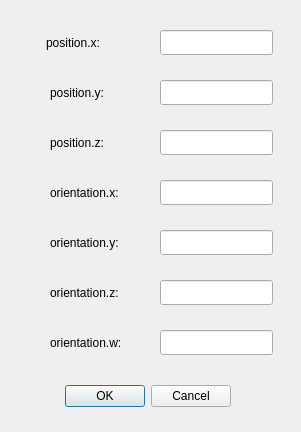
<?xml version="1.0" encoding="UTF-8"?>
<ui version="4.0">
 <class>dialog_pose</class>
 <widget class="QDialog" name="dialog_pose">
  <property name="geometry">
   <rect>
    <x>0</x>
    <y>0</y>
    <width>301</width>
    <height>432</height>
   </rect>
  </property>
  <property name="windowTitle">
   <string>Dialog</string>
  </property>
  <widget class="QDialogButtonBox" name="buttonBox">
   <property name="geometry">
    <rect>
     <x>50</x>
     <y>380</y>
     <width>181</width>
     <height>32</height>
    </rect>
   </property>
   <property name="orientation">
    <enum>Qt::Horizontal</enum>
   </property>
   <property name="standardButtons">
    <set>QDialogButtonBox::Cancel|QDialogButtonBox::Ok</set>
   </property>
  </widget>
  <widget class="QLabel" name="label_4">
   <property name="geometry">
    <rect>
     <x>50</x>
     <y>180</y>
     <width>100</width>
     <height>25</height>
    </rect>
   </property>
   <property name="text">
    <string>orientation.x:</string>
   </property>
  </widget>
  <widget class="QLineEdit" name="lineEdit_5">
   <property name="geometry">
    <rect>
     <x>160</x>
     <y>230</y>
     <width>113</width>
     <height>25</height>
    </rect>
   </property>
  </widget>
  <widget class="QLabel" name="label_2">
   <property name="geometry">
    <rect>
     <x>46</x>
     <y>30</y>
     <width>75</width>
     <height>25</height>
    </rect>
   </property>
   <property name="text">
    <string>position.x:</string>
   </property>
  </widget>
  <widget class="QLineEdit" name="lineEdit_2">
   <property name="geometry">
    <rect>
     <x>160</x>
     <y>80</y>
     <width>113</width>
     <height>25</height>
    </rect>
   </property>
  </widget>
  <widget class="QLabel" name="label_5">
   <property name="geometry">
    <rect>
     <x>50</x>
     <y>230</y>
     <width>100</width>
     <height>25</height>
    </rect>
   </property>
   <property name="text">
    <string>orientation.y:</string>
   </property>
  </widget>
  <widget class="QLabel" name="label_6">
   <property name="geometry">
    <rect>
     <x>50</x>
     <y>130</y>
     <width>75</width>
     <height>25</height>
    </rect>
   </property>
   <property name="text">
    <string>position.z:</string>
   </property>
  </widget>
  <widget class="QLineEdit" name="lineEdit_6">
   <property name="geometry">
    <rect>
     <x>160</x>
     <y>280</y>
     <width>113</width>
     <height>25</height>
    </rect>
   </property>
  </widget>
  <widget class="QLineEdit" name="lineEdit_3">
   <property name="geometry">
    <rect>
     <x>160</x>
     <y>130</y>
     <width>113</width>
     <height>25</height>
    </rect>
   </property>
  </widget>
  <widget class="QLineEdit" name="lineEdit_4">
   <property name="geometry">
    <rect>
     <x>160</x>
     <y>180</y>
     <width>113</width>
     <height>25</height>
    </rect>
   </property>
  </widget>
  <widget class="QLabel" name="label_7">
   <property name="geometry">
    <rect>
     <x>50</x>
     <y>280</y>
     <width>100</width>
     <height>25</height>
    </rect>
   </property>
   <property name="text">
    <string>orientation.z:</string>
   </property>
  </widget>
  <widget class="QLineEdit" name="lineEdit">
   <property name="geometry">
    <rect>
     <x>160</x>
     <y>30</y>
     <width>113</width>
     <height>25</height>
    </rect>
   </property>
  </widget>
  <widget class="QLineEdit" name="lineEdit_7">
   <property name="geometry">
    <rect>
     <x>160</x>
     <y>330</y>
     <width>113</width>
     <height>25</height>
    </rect>
   </property>
  </widget>
  <widget class="QLabel" name="label_8">
   <property name="geometry">
    <rect>
     <x>50</x>
     <y>330</y>
     <width>100</width>
     <height>25</height>
    </rect>
   </property>
   <property name="text">
    <string>orientation.w:</string>
   </property>
  </widget>
  <widget class="QLabel" name="label_9">
   <property name="geometry">
    <rect>
     <x>50</x>
     <y>80</y>
     <width>75</width>
     <height>25</height>
    </rect>
   </property>
   <property name="text">
    <string>position.y:</string>
   </property>
  </widget>
 </widget>
 <resources/>
 <connections>
  <connection>
   <sender>buttonBox</sender>
   <signal>accepted()</signal>
   <receiver>dialog_pose</receiver>
   <slot>accept()</slot>
   <hints>
    <hint type="sourcelabel">
     <x>248</x>
     <y>254</y>
    </hint>
    <hint type="destinationlabel">
     <x>157</x>
     <y>274</y>
    </hint>
   </hints>
  </connection>
  <connection>
   <sender>buttonBox</sender>
   <signal>rejected()</signal>
   <receiver>dialog_pose</receiver>
   <slot>reject()</slot>
   <hints>
    <hint type="sourcelabel">
     <x>316</x>
     <y>260</y>
    </hint>
    <hint type="destinationlabel">
     <x>286</x>
     <y>274</y>
    </hint>
   </hints>
  </connection>
 </connections>
</ui>
